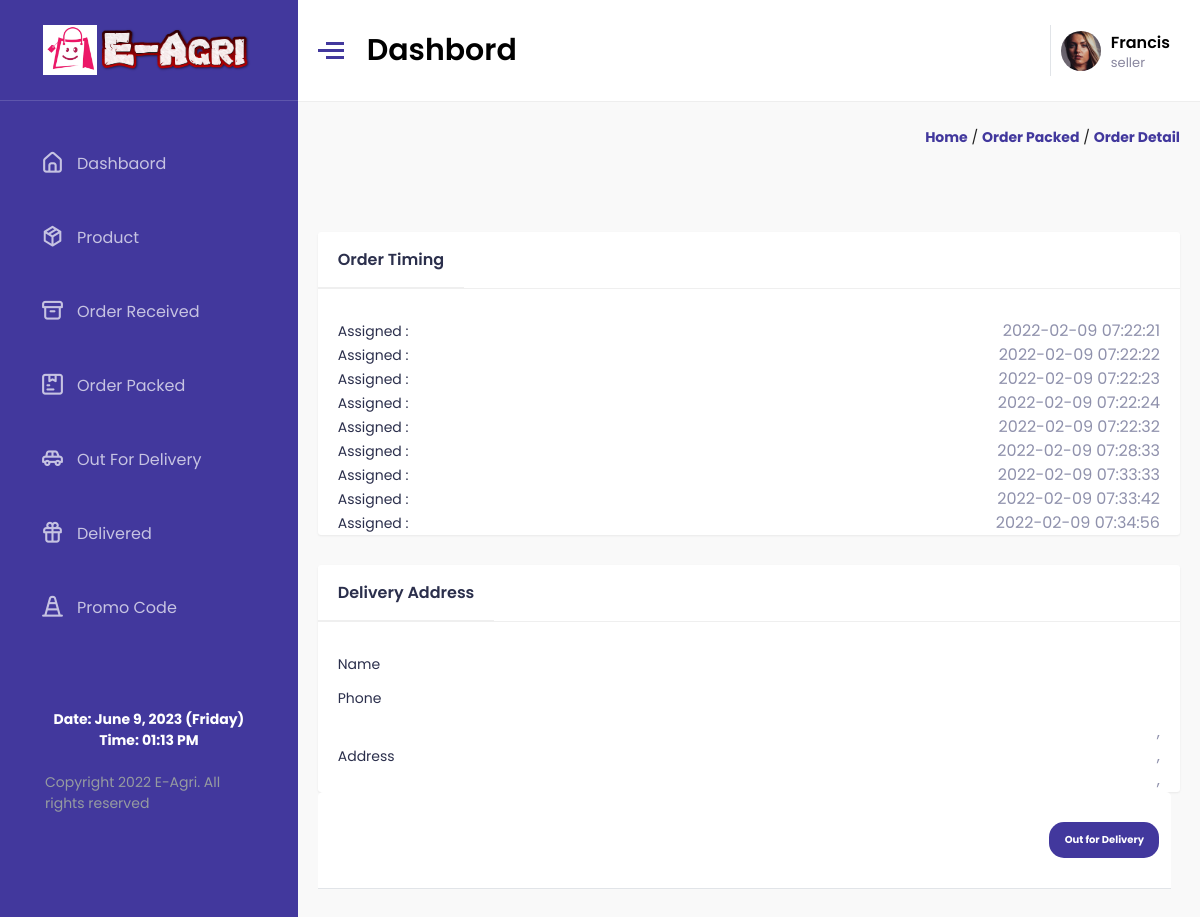
/seller/order-packed-detail.php (signed in), run on the app's committed database.
### tables this page shows
CREATE TABLE `order_time` (
  `id` int(11) NOT NULL AUTO_INCREMENT,
  `oid` int(11) NOT NULL,
  `o_status` int(11) NOT NULL,
  `added_on` timestamp NOT NULL DEFAULT CURRENT_TIMESTAMP ON UPDATE CURRENT_TIMESTAMP,
  PRIMARY KEY (`id`)
);

CREATE TABLE `order_status` (
  `id` int(11) NOT NULL AUTO_INCREMENT,
  `o_status` varchar(255) NOT NULL,
  PRIMARY KEY (`id`)
);

### seller/order-packed-detail.php (the view, shortened to what this page needs)
<?php
 require('require/top.php');
 $oid=$_GET['id'];
?>
<div class="path">
    <div class="container">
        <a href="index.php">Home</a>
        /
        <a href="order_packed.php">Order Packed</a>
        /
        <a href="">Order Detail</a>
    </div>
</div>
<div class="cartrow" id="catrow">
    <div class="gh">
        <div class="pdpt-bg">
            <div class="pdpt-title flex justify-between">
                <h4>Order Timing</h4>
            </div>
            <div class="order-body10">
                <div class="total-dt">
                    <div class="total-checkout-group bt0">
                        <?php
                            $fg=mysqli_query($con,"select order_time.added_on,order_status.o_status from order_time,order_status where order_time.oid='$oid' and order_time.o_status=order_status.id");
                            while($rw=mysqli_fetch_assoc($fg)){
                                echo"<div class='cart-total-dil'><h4>".$rw['o_status']." : "."</h4>"."<span>".$rw['added_on']."</span></div>";
                            }
                        ?>
                    </div>
                </div>
            </div>
        </div>
        <div class="pdpt-bg">
            <div class="pdpt-title flex justify-between">
                <h4>Delivery Address</h4>
            </div>
            <?php
             $f="select orders.ad_id,user_address.*,city.city_name from orders,user_address,city where orders.id='$oid' and orders.ad_id=user_address.id and user_address.user_city=city.id";
             $d=mysqli_fetch_assoc(mysqli_query($con,$f));
            ?>
            <div class="order-body10">
                <div class="total-dt">
                    <div class="total-checkout-group bt0">
                        <div class="cart-total-dil">
                            <h4>Name</h4>
                        </div>
                        <div class="cart-total-dil pt-3">
                            <h4>Phone</h4>
                        </div>
                        <div class="cart-total-dil pt-3">
                            <h4>Address</h4>
                            <span style="word-wrap:break-word;"><?php echo $d['user_local'] ?>, <br>
                                <?php echo $d['user_add'] ?>, <br>
                                <?php echo $d['city_name'] ?>,<?php echo $d['user_pin'] ?></span>
                        </div>
                    </div>
                </div>
            </div>
        </div>
                <?php
                        if(mysqli_num_rows(mysqli_query($con,"select * from ofd where od_id='$oid'"))==0){
                ?>
                                <div class="heading">
                                    <a href="javascript:void()0" onclick="out(<?php echo $oid; ?>)"
                                        class="bill-btn5 hover-btn">Out for Delivery
                                    </a>
                                </div>
                    <?php } ?>
    </div>
</div>
<?php
    require("require/foot.php");
?>

### seller/assets/css/style.css (style rules this page uses)
* { margin: 0; padding: 0; -webkit-box-sizing: border-box; box-sizing: border-box; font-family: 'Poppins', sans-serif; }
html { font-size: 62.5%; }
body { background-color: #f9f9f9; }
a { color: #495057; text-transform: none; text-decoration: none; cursor: pointer; }
.flex { display: -webkit-box; display: -ms-flexbox; display: flex; }
.pt-3, .py-3 { padding-top: 1rem !important; }
.justify-between { -webkit-box-pack: justify; -ms-flex-pack: justify; justify-content: space-between; }
.main .right-part .path { font-size: 14px; line-height: 1.4285em; color: rgba(0, 0, 0, 0.87); }
.main .right-part .path .container { width: 100%; padding: 2.5rem 2rem; text-align: right; }
.main .right-part .path .container a { color: #42389d; font-weight: 700; text-transform: capitalize; }
.right-part .cartrow { margin: 1.5rem 0; display: -webkit-box; display: -ms-flexbox; display: flex; -ms-flex-pack: distribute; justify-content: space-around; }
.right-part .cartrow .gh { width: 100%; padding: 1.5rem 2rem; }
.right-part .cartrow .gh .heading { padding: 3rem 1.2rem; display: -webkit-box; display: -ms-flexbox; display: flex; -webkit-box-pack: justify; -ms-flex-pack: justify; justify-content: space-between; background-color: #fff; width: 99%; border-radius: 5px 5px 0 0; border-bottom: 1px solid #e1e4e8; }
.right-part .cartrow .gh .heading a { min-width: 110px; padding: 1rem 0; background-color: #42389d; border-color: #42389d; color: #fff; border-radius: 15px; display: -webkit-box; display: -ms-flexbox; display: flex; -webkit-box-align: center; -ms-flex-align: center; align-items: center; -webkit-box-pack: center; -ms-flex-pack: center; justify-content: center; font-weight: 1.4px; font-weight: 700; }
.pdpt-bg { margin-top: 30px; background: #fff; border-radius: 3px; -webkit-box-shadow: 0 1px 2px 0 #e9e9e9; box-shadow: 0 1px 2px 0 #e9e9e9; }
.pdpt-bg .pdpt-title { border-bottom: 1px solid #efefef; }
.pdpt-bg .pdpt-title h4 { padding: 15px 20px; font-size: 14px; font-weight: 600; color: #2b2f4c; margin-bottom: 0; border-bottom: 0; }
.pdpt-bg .total-checkout-group { padding: 20px 20px 0; border-top: 1px solid #efefef; margin-top: 10px; }
.pdpt-bg .total-checkout-group .cart-total-dil { display: -webkit-box; display: -ms-flexbox; display: flex; width: 100%; -webkit-box-align: center; -ms-flex-align: center; align-items: center; }
.pdpt-bg .total-checkout-group .cart-total-dil h4 { margin-bottom: 0; font-size: 14px; font-weight: 400; color: #2b2f4c; line-height: 24px; }
.pdpt-bg .total-checkout-group .cart-total-dil span { color: #8f91ac; font-size: 16px; margin-left: auto; font-weight: 400; line-height: 24px; }
.pdpt-bg .bt0 { border-top: 0; }
.pdpt-bg .pdpt-title h4 { border-bottom: 1px solid #efefef; padding: 15px 20px; font-size: 16px; font-weight: 600; color: #2b2f4c; }
.pdpt-bg .order-body10 { overflow-y: auto; }

### data on the page
order_time: order_status.o_status "Assigned", added_on "2022-02-09 07:22:21"
order_time: order_status.o_status "Assigned", added_on "2022-02-09 07:22:22"
order_time: order_status.o_status "Assigned", added_on "2022-02-09 07:22:23"
order_time: order_status.o_status "Assigned", added_on "2022-02-09 07:22:24"
order_time: order_status.o_status "Assigned", added_on "2022-02-09 07:22:32"
order_time: order_status.o_status "Assigned", added_on "2022-02-09 07:28:33"
order_time: order_status.o_status "Assigned", added_on "2022-02-09 07:33:33"
order_time: order_status.o_status "Assigned", added_on "2022-02-09 07:33:42"
order_time: order_status.o_status "Assigned", added_on "2022-02-09 07:34:56"
